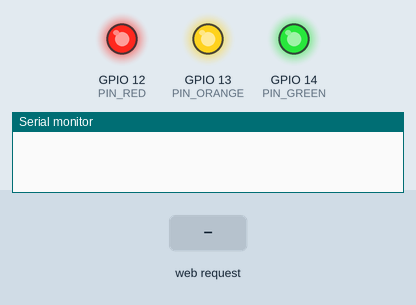
The program below on a simulated ESP8266 (NodeMCU). Shown: output pins drawn as LEDs (lit = HIGH), the last lines printed to the serial monitor. The test bench sets the inputs (shaded band). WiFi joins after 1.5 s; servers stay silent unless stated.

Above: at 0.1 s.
At 2.7 s:
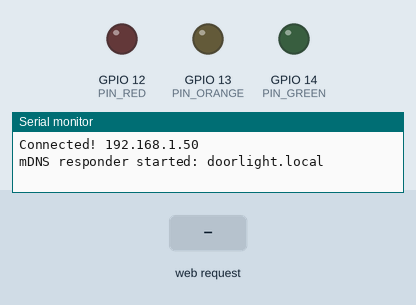
2.8 s: HTTP request GET / received
Timing chart, 0 to 5.8 s (numbered marks = the images above; inputs shaded):
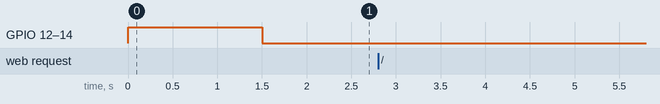

The program:

main.cpp
```cpp
#include <ESP8266WiFi.h>

#include <DNSServer.h>
#include <ESP8266WebServer.h>
#include "WiFiManager.h"
#include <ESP8266mDNS.h>

#include <WiFiUdp.h>
#include <ArduinoOTA.h>

#include <ArduinoJson.h>

#define PIN_RED 12
#define PIN_ORANGE 13
#define PIN_GREEN 14

ESP8266WebServer server(80);

bool stateRed = false;
bool stateOrange = false;
bool stateGreen = false;

String getCurrentState() {
  StaticJsonDocument<200> doc;

  doc["red"] = stateRed;
  doc["orange"] = stateOrange;
  doc["green"] = stateGreen;

  String json;
  serializeJson(doc, json);
  return json;
}

void updateLeds() {
  digitalWrite(PIN_RED, stateRed);
  digitalWrite(PIN_ORANGE, stateOrange);
  digitalWrite(PIN_GREEN, stateGreen);
}

void setState(bool red, bool orange, bool green) {
  stateRed = red;
  stateOrange = orange;
  stateGreen = green;
  updateLeds();
}

void handleGetRoot() {
  String state = getCurrentState();

  Serial.println(state);
  server.sendHeader("Access-Control-Allow-Origin", "*");
  server.send(200, "text/plain", state);
}

void handlePostRoot() {
  StaticJsonDocument<200> json;
  deserializeJson(json, server.arg("plain"));

  setState(json["red"], json["orange"], json["green"]);

  handleGetRoot();
}

void handleNotFound(){
  server.send(404, "text/plain", "404: Not found"); // Send HTTP status 404 (Not Found) when there's no handler for the URI in the request
}

void configModeCallback (WiFiManager *myWiFiManager) {
  setState(false, true, true);
  Serial.println("Entered config mode ... Please connect to the config portal!");
  Serial.println(WiFi.softAPIP());

  Serial.println(myWiFiManager->getConfigPortalSSID());
}

void setup() {


  pinMode(PIN_RED, OUTPUT);
  pinMode(PIN_ORANGE, OUTPUT);
  pinMode(PIN_GREEN, OUTPUT);

  updateLeds();

  setState(true, true, true);

  Serial.begin(115200);

  WiFiManager wifiManager;

  wifiManager.setAPCallback(configModeCallback);

  if(!wifiManager.autoConnect("DoorLightController")) {
    setState(true, false, false);

    Serial.println("Failed to connect! Restarting ...");

    delay(1000);
    ESP.reset();
  }

  setState(false, true, false);
  Serial.print("Connected! " );
  Serial.println(WiFi.localIP());

  server.on("/", HTTP_GET, handleGetRoot);
  server.on("/", HTTP_POST, handlePostRoot);
  server.onNotFound(handleNotFound);
  server.begin();

  if (!MDNS.begin("doorlight")) {
    Serial.println("Error setting up mDNS responder!");
  }
  Serial.println("mDNS responder started: doorlight.local");

  ArduinoOTA.begin();

  setState(false, false, false);
}


void loop() {
  server.handleClient();
  ArduinoOTA.handle();
}
```
